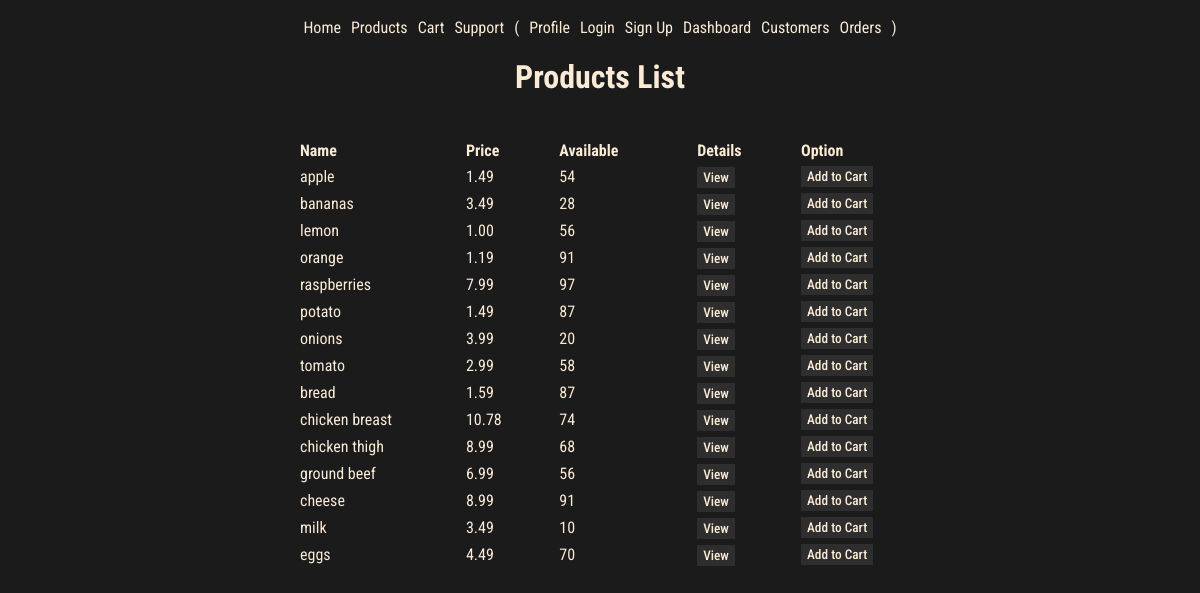
/products/, run on an earlier commit of the app's database.
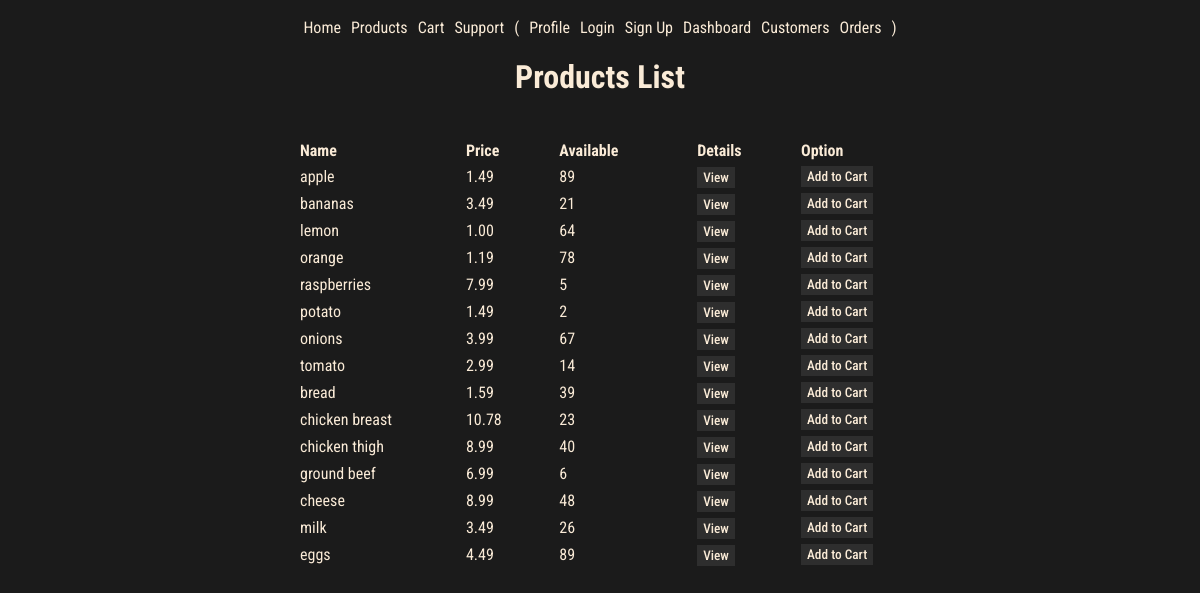
And on a later commit of the database.
### models.py (models this page shows, shortened)
class Product(db.Model):
    id = mapped_column(Integer, primary_key=True)
    name = mapped_column(String(200), nullable=False, unique=True)
    price = mapped_column(Numeric, nullable=False, default=0) # :3
    available = mapped_column(Integer, nullable=False, default=0)
    orders = relationship("ProductOrder")

### routes/products.py (the view)
@products_bp.route("/")
def products():
    products = Product.query.all()
    return render_template('pages/products.html', products=products)

### templates/pages/products.html
{% extends "base.html" %}
{% block content %}
<h1>Products List</h1>
<table>
    <thead>
        <tr>
            <th scope="col" width="30">Name</th>
            <th scope="col" width="40">Price</th>
            <th scope="col" width="30">Available</th>
            <th scope="col" width="40">Details</th>
            <th scope="col" width="40">Option</th>
        </tr>
    </thead>
    <tbody>
        {% for product in products %}
        <tr>
            <td>{{ product.name }}</td>
            <td>{{ product.price|round(2) }}</td>
            <td>{{ product.available }}</td>
            <td>
                <a href="{{ url_for('products.product_detail', productname=product.name)}}" class="btn">View
                </a>
            </td>
            <td>
                <form action="">
                    <button type="submit" value="{{ product.name }}" class="btn">Add to
                        Cart</button>
                </form>
            </td>
        </tr>
        {% endfor %}
    </tbody>
</table>
{% endblock %}

### templates/base.html (shortened to what this page needs)
<!doctype html>
<html lang="en">
<head>
    <link rel="stylesheet" type="text/css" href="{{ url_for('static', filename='style.css') }}">
</head>
<body>
    <nav>
        <div>
            <a href="{{ url_for('home') }}">Home</a>
            <a href="{{ url_for('products.products') }}">Products</a>
            <a href="/">Cart</a>
            <a href="/">Support</a>
            <span>
                (
            </span>
            <a href="{{ url_for('users.profile') }}">Profile</a>
            <a href="{{ url_for('auth.login') }}">Login</a>
            <a href="{{ url_for('auth.signup') }}">Sign Up</a>
            <a href="/">Dashboard</a>
            <a href="{{ url_for('users.users') }}">Customers</a>
            <a href="{{ url_for('orders.orders') }}">Orders</a>
            <span>
                )
            </span>
        </div>
    </nav>
    <div class="container">
        {% block content %}
        {% endblock %}
    </div>
</body>
</html>

### static/style.css (style rules this page uses)
:root { --font-color: antiquewhite; --background: #1b1b1b; --bg-variant: #2e2e2e; --bg-variant-dark: #1f1e1e; --accent-color: #00a2ff; }
body { display: flex; flex-direction: column; align-items: center; justify-content: center; background-color: var(--background); color: var(--font-color); font-family: "Roboto Condensed", sans-serif; padding: 10px; }
nav { display: flex; align-items: center; }
nav > div { display: flex; gap: 10px; }
.container { width: 80vw; max-width: 600px; display: flex; flex-direction: column; align-items: center; justify-content: center; }
a { color: var(--font-color); text-decoration: none; }
form { display: flex; flex-direction: column; align-items: flex-start; }
table { margin-top: 20px; width: 100%; border-collapse: collapse; }
th, td { text-align: left; padding: 3px 0; }
.btn { cursor: pointer; font-family: "Roboto Condensed", sans-serif; font-weight: 500; font-size: smaller; background-color: var(--bg-variant); color: var(--font-color); padding: 3px 6px; text-decoration: none; border: 0; }

What changed in the data, as far as the page shows it:
changed Product "apple": available "54" → "89"
changed Product "bananas": available "28" → "21"
changed Product "lemon": available "56" → "64"
changed Product "orange": available "91" → "78"
changed Product "raspberries": available "97" → "5"
changed Product "potato": available "87" → "2"
changed Product "onions": available "20" → "67"
changed Product "tomato": available "58" → "14"
changed Product "bread": available "87" → "39"
changed Product "chicken breast": available "74" → "23"
changed Product "chicken thigh": available "68" → "40"
changed Product "ground beef": available "56" → "6"
changed Product "cheese": available "91" → "48"
changed Product "milk": available "10" → "26"
changed Product "eggs": available "70" → "89"
